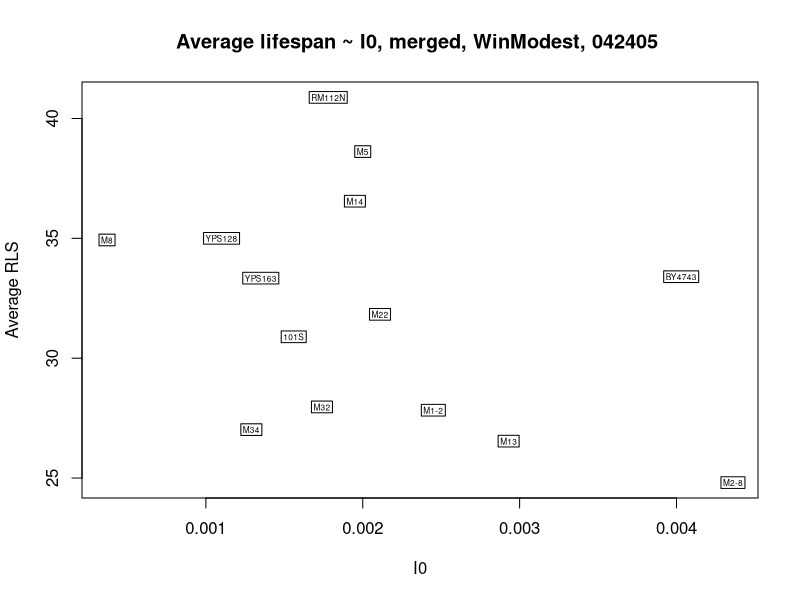
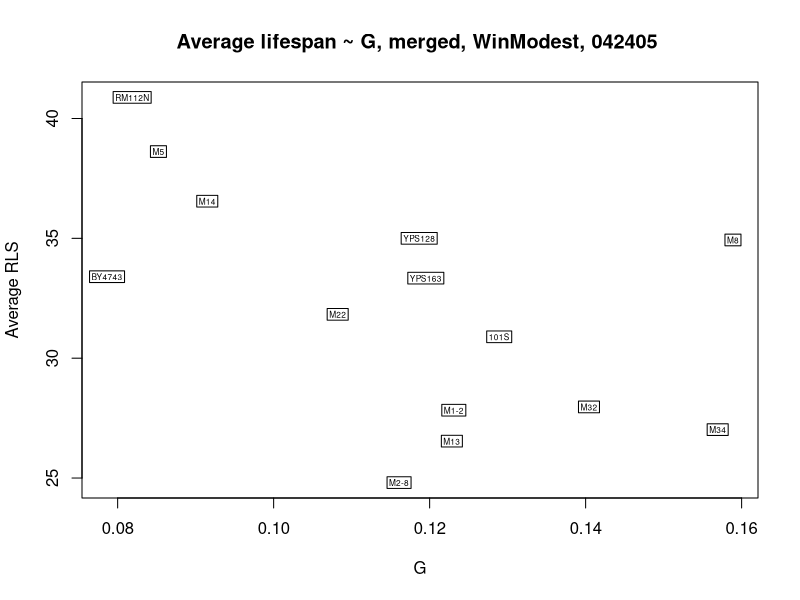
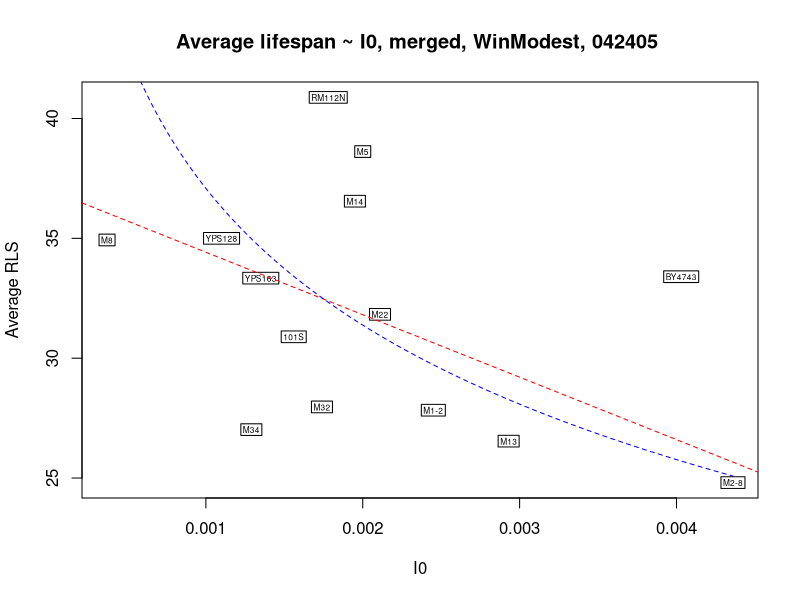
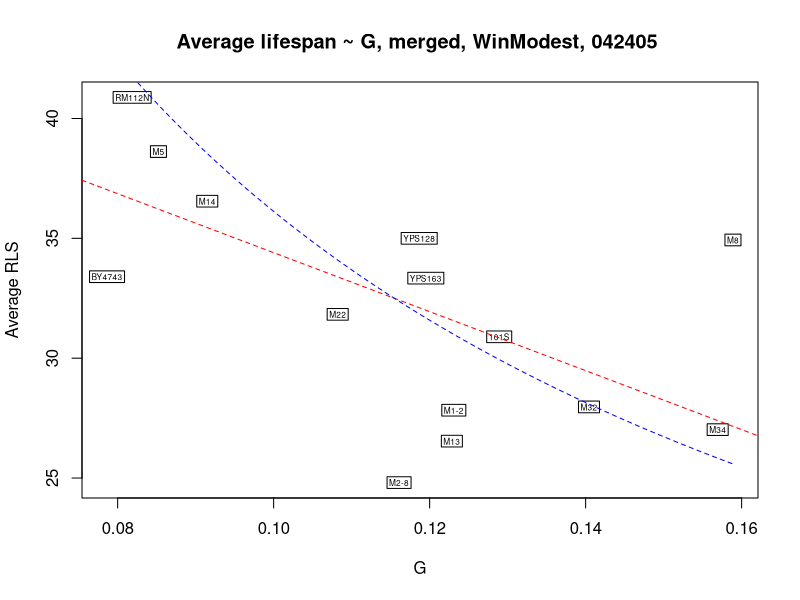

These charts were generated, in order, by the following R code:
library(ade4)

tb.all = read.table( "merged.tab", header=T);
expt.name = as.character(tb.all$expt);

strain = expt.name;
for( i in 1:length(expt.name)) {
   strain[i] = unlist( strsplit( expt.name[i], "\\.") ) [1];
}
strain;

plot( avg~a, data=tb.all, xlab="I0", ylab="Average RLS",
 main= "Average lifespan ~ I0, merged, WinModest, 042405 " );
 
scatterutil.eti( tb.all$a, tb.all$avg, strain, 0.5 );
#arrows( tb.all$a_low, tb.all$avg, tb.all$a_up, tb.all$avg, col="green", angle=90, lty=8, length=0.1,code=3  );
# 95% confidence level is too stringent

plot( avg~b, data=tb.all, xlab="G", ylab="Average RLS",
 main= "Average lifespan ~ G, merged, WinModest, 042405 " );
scatterutil.eti( tb.all$b, tb.all$avg, strain, 0.5 );

###############################################
# regression without BY4743
tb.all[2,]=NA;
rls.avg.nat = mean( tb.all$avg, na.rm=T );

m.a = lm( avg ~ a, data=tb.all );
summary(m.a);
a.avg = mean( tb.all$a, na.rm=T );

m.b = lm( avg ~ b, data=tb.all );
summary(m.b);
b.avg = mean( tb.all$b, na.rm=T  );

##############################################
##### theoretic predictions 
avg.predict <- function ( a, b ) {   log( log(2)*b/a + 1 )/b  }

x.a = seq(0.00001, max(tb.all$a, na.rm=T), length=500);
y.rls.a = avg.predict( x.a, b.avg);

x.b = seq( 0.05, max(tb.all$b, na.rm=T), length=500);
y.rls.b = avg.predict( a.avg, x.b );


tb.all = read.table( "merged.tab", header=T);
expt.name = as.character(tb.all$expt);

strain = expt.name;
for( i in 1:length(expt.name)) {
   strain[i] = unlist( strsplit( expt.name[i], "\\.") ) [1];
}
strain;

####################################3
### redo plot with prediction and regression
plot( avg~a, data=tb.all, xlab="I0", ylab="Average RLS",
 main= "Average lifespan ~ I0, merged, WinModest, 042405 " ); 
scatterutil.eti( tb.all$a, tb.all$avg, strain, 0.5 );
abline( m.a, col="red", lty=2 );
lines( x.a, y.rls.a, col="blue", lty=2);

#arrows( tb.all$a_low, tb.all$avg, tb.all$a_up, tb.all$avg, col="green", angle=90, lty=8, length=0.1,code=3  );
# 95% confidence level is too stringent

plot( avg~b, data=tb.all, xlab="G", ylab="Average RLS",
 main= "Average lifespan ~ G, merged, WinModest, 042405 " );
scatterutil.eti( tb.all$b, tb.all$avg, strain, 0.5 );
abline( m.b, col="red", lty=2 );
lines( x.b, y.rls.b, col="blue", lty=2);
